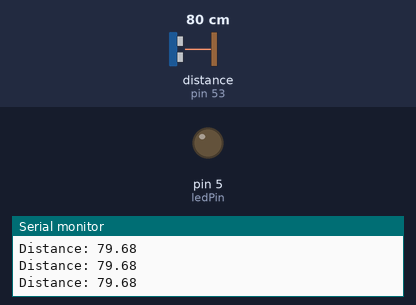
A sketch run on a simulated Arduino Mega 2560, built with avr-gcc and run on an emulated ATmega2560. Shown: output pins drawn as LEDs (lit = HIGH), the last lines printed to the serial monitor. Wiring (inferred from the names in the program): ultrasonic range finder: trigger pin 52; echo pin 53. Inputs (shaded band) come from the test bench; at power-on: distance to the obstacle (sensor on pin 53) 80 cm. The echo pulse lasts 58.3 µs per cm; pins used as bus, display or sensor lines are not drawn.

Above: at 1.2 s.
1.3 s: distance to the obstacle (sensor on pin 53) set to 15 cm
2.8 s: distance to the obstacle (sensor on pin 53) set to 12 cm
At 3.5 s:
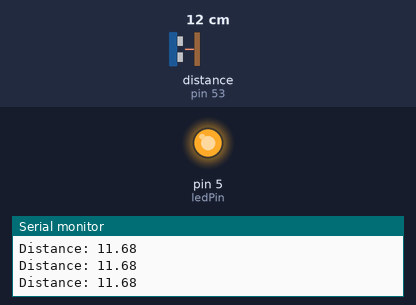
4.3 s: distance to the obstacle (sensor on pin 53) set to 18 cm
At 5.5 s:
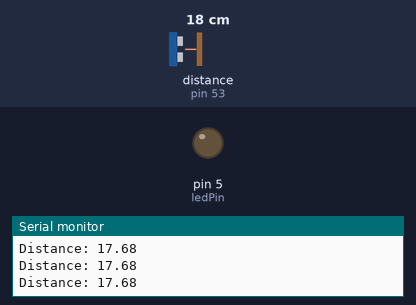
5.8 s: distance to the obstacle (sensor on pin 53) set to 2 cm
At 6.7 s:
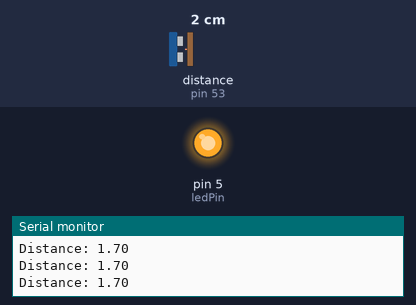
Timing chart, 0 to 8.3 s (numbered marks = the images above; inputs shaded):
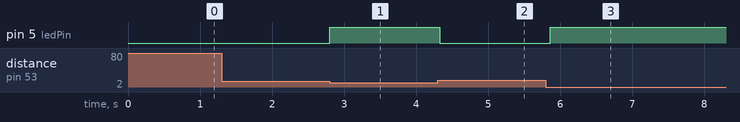

The sketch:

ultrasonic.ino
```cpp
int ledPin = 5;

const int trigPin = 52;  //Used to transmit ultrasonic signals
const int echoPin = 53; //Used to receive ultrasonic signals

float duration, distance;

void setup() {
  pinMode(ledPin, OUTPUT);
	pinMode(trigPin, OUTPUT);
	pinMode(echoPin, INPUT);
  digitalWrite(ledPin,LOW);
	Serial.begin(9600);
}

void loop() {
	digitalWrite(trigPin, LOW);  //Make sure signal is not yet transmitted
	delayMicroseconds(2);        //Wait for 2 microseconds
	digitalWrite(trigPin, HIGH); //Send out signal
	delayMicroseconds(10);       //Wait for 10 microseconds
	digitalWrite(trigPin, LOW);  //Stop sending signals

  duration = pulseIn(echoPin, HIGH);  //echoPin goes high when signal bounces back and is received. Counting how long it takes for pin to go high
  distance = (duration*.0343)/2;      //Changing units to cm

  if(distance <= 13.2){
    digitalWrite(ledPin,HIGH);
  }
  else{
    digitalWrite(ledPin,LOW);
  }

  Serial.print("Distance: ");
	Serial.println(distance);
	delay(100);
}
```

Measured:
- the behaviour switches between 14 and 13 cm on distance to the obstacle (sensor on pin 53) (found by bisection; images 0 and 1)
- after the input at 2.8 s, pin 5 (ledPin): LOW → HIGH at once
- after the input at 4.3 s, pin 5 (ledPin): HIGH → LOW at once
- after the input at 5.8 s, pin 5 (ledPin): LOW → HIGH after 0.06 s
